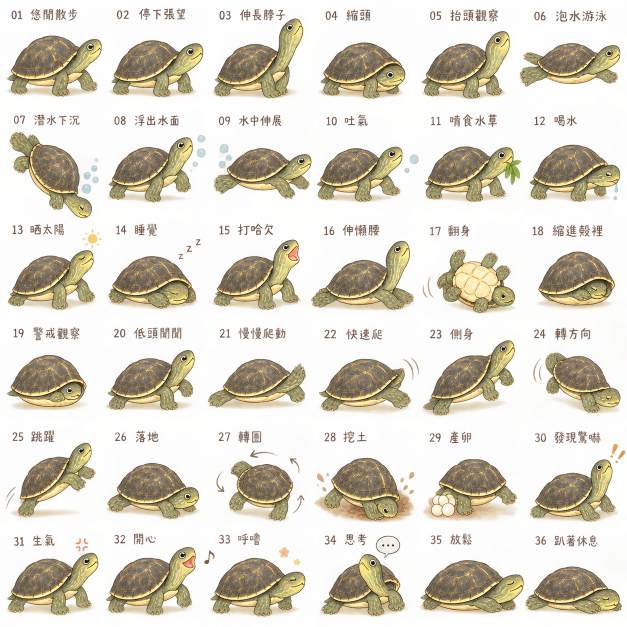
#> input picture reference/sheets/bangui/_v3_archive/proto_36.png, 1254 x 1254 px, found by its file name (shown at 1/2 size)
$ python slice_poses.py
#> lines starting #> are read from the running program, lines starting #| are printed output that depends on the picture; after the words box and inside, x2 and y2 are one past the last pixel; in counts of white or black regions, pixels touching at a corner belong together
"""把 GPT 生成的烏龜姿勢表切成單張圖，放到 assets/poses/<品種>/。

  python tools/slice_poses.py            # 處理所有品種（在 Turtle 資料夾執行）
  python tools/slice_poses.py musk       # 只處理麝香龜

每一格會做這些事：
  1. 去背：洋紅色背景，或 GPT 那種「半透明加雜訊」的假透明背景都能處理
  2. 只保留最大的那塊圖案（烏龜），文字、zzz、泡泡這些分離的小東西會被丟掉
  3. 找出背甲的位置和寬度，把每張縮放到背甲一樣寬，並對齊到同一個基準點
遊戲裡以背甲中心當烏龜的座標，所以所有姿勢換來換去都不會跳動。

每個品種的原始圖放在 reference/sheets/<品種>/；斑龜先處理原型 proto_36.png，
同名的姿勢會被正式版姿勢表覆蓋。預覽圖輸出到 reference/previews/。
"""
import json
import sys
from pathlib import Path

import numpy as np
from PIL import Image
from scipy import ndimage

ROOT = Path(__file__).resolve().parent.parent
POSES_DIR = ROOT / 'assets' / 'poses'
OUT = POSES_DIR  # 處理某個品種時會改成 assets/poses/<品種>

OUT_SIZE = 560            # 輸出每張的尺寸
SHELL_W = 200             # 背甲在輸出圖裡的寬度 (px)
ANCHOR = (250, 300)       # 背甲中心在輸出圖裡的位置

# 原型：proto_36.png（原名 active2.png）是 6×6，順序對應下面這些姿勢
PROTO = {
    'file': 'reference/sheets/bangui/proto_36.png', 'cols': 6, 'rows': 6, 'bg': 'alpha',
    'poses': [
        ('walk_a', '悠閒散步'), ('look', '停下張望'), ('neck_up', '伸長脖子'),
        ('head_in', '縮頭'), ('observe', '抬頭觀察'), ('swim', '泡水游泳'),
        ('dive', '潛水下沉'), ('rise', '浮出水面'), ('float', '水中伸展'),
        ('exhale', '吐氣'), ('nibble', '啃食水草'), ('drink', '喝水'),
        ('bask', '曬太陽'), ('sleep', '睡覺'), ('yawn', '打哈欠'),
        ('stretch', '伸懶腰'), ('flip', '翻身'), ('hide', '縮進殼裡'),
        ('alert', '警戒觀察'), ('sniff', '低頭聞聞'), ('walk_b', '慢慢爬動'),
        ('run', '快速爬'), ('side', '側身'), ('turn', '轉方向'),
        ('jump', '跳躍'), ('land', '落地'), ('spin', '轉圈'),
        ('dig', '挖土'), ('lay_eggs', '產卵'), ('startled', '發現驚嚇'),
        ('angry', '生氣'), ('happy', '開心'), ('purr', '呼嚕'),
        ('think', '思考'), ('relax', '放鬆'), ('rest', '趴著休息'),
    ],
}


GUOHE = {
    'file': 'reference/sheets/Striped Mud/00.png', 'cols': 1, 'rows': 1, 'bg': 'magenta',
    'poses': [('walk_a', '站立')],
}

def guohe_sheets(folder):
    def sheet(name, cols, rows, poses):
        return {'file': f'{folder}/{name}', 'cols': cols, 'rows': rows, 'bg': 'magenta', 'poses': poses}
    return [
        sheet('0A.png', 3, 2, [('walk_a', '散步'), ('walk_b', '慢慢爬'), ('neck_up', '伸長脖子'),
                                ('look', '張望'), ('observe', '抬頭觀察'), ('sniff', '低頭聞聞')]),
        sheet('0B.png', 3, 2, [('bask', '曬太陽'), ('sleep', '睡覺'), ('yawn', '打哈欠'),
                                ('stretch', '伸懶腰'), ('hide', '縮進殼裡'), ('rest', '趴著休息')]),
        sheet('0C.png', 3, 2, [('happy', '開心'), ('startled', '驚嚇'), ('angry', '生氣'),
                                ('purr', '滿足'), ('think', '思考'), ('relax', '放鬆')]),
        sheet('0D.png', 3, 2, [('swim', '游泳'), ('dive', '下潛'), ('rise', '上浮'),
                                ('float', '漂浮'), ('drink', '淺水換氣'), ('nibble', '咬食物')]),
        sheet('0E.png', 2, 2, [(f'swim_{i}', f'游泳{i}') for i in range(1, 5)]),
        sheet('0F.png', 2, 2, [(f'walk_{i}', f'爬行{i}') for i in range(1, 5)]),
        sheet('0G.png', 2, 2, [(f'wag_{i}', f'搖尾巴{i}') for i in range(1, 5)]),
        sheet('0H.png', 2, 2, [(f'shake_{i}', f'搖屁屁{i}') for i in range(1, 5)]),
    ]


RAZOR = {
    'file': 'reference/sheets/Razor-backed Musk/00.png', 'cols': 1, 'rows': 1, 'bg': 'magenta',
    'poses': [('walk_a', '站立')],
}

def razor_sheets(folder):
    def sheet(name, cols, rows, poses):
        return {'file': f'{folder}/{name}', 'cols': cols, 'rows': rows, 'bg': 'magenta', 'poses': poses}
    return [
        sheet('A.png', 3, 2, [('walk_a', '散步'), ('walk_b', '慢慢爬'), ('neck_up', '伸長脖子'),
                               ('look', '張望'), ('observe', '抬頭觀察'), ('sniff', '低頭聞聞')]),
        sheet('B.png', 3, 2, [('bask', '曬太陽'), ('sleep', '睡覺'), ('yawn', '打哈欠'),
                               ('stretch', '伸懶腰'), ('hide', '縮進殼裡'), ('rest', '趴著休息')]),
        sheet('C.png', 3, 2, [('happy', '開心'), ('startled', '驚嚇'), ('angry', '生氣'),
                               ('purr', '滿足'), ('think', '思考'), ('relax', '放鬆')]),
        sheet('D.png', 3, 2, [('swim', '游泳'), ('dive', '下潛'), ('rise', '上浮'),
                               ('float', '漂浮'), ('drink', '淺水換氣'), ('nibble', '咬食物')]),
        sheet('E.png', 2, 2, [(f'swim_{i}', f'游泳{i}') for i in range(1, 5)]),
        sheet('F.png', 2, 2, [(f'walk_{i}', f'爬行{i}') for i in range(1, 5)]),
        # 搖尾巴、搖屁屁的檔名有兩種寫法（早期是 loop_*.png，後來改成 G/H.png），兩種都收
        sheet('loop_wag.png', 2, 2, [(f'wag_{i}', f'搖尾巴{i}') for i in range(1, 5)]),
        sheet('loop_shake.png', 2, 2, [(f'shake_{i}', f'搖屁屁{i}') for i in range(1, 5)]),
        sheet('G.png', 2, 2, [(f'wag_{i}', f'搖尾巴{i}') for i in range(1, 5)]),
        sheet('H.png', 2, 2, [(f'shake_{i}', f'搖屁屁{i}') for i in range(1, 5)]),
    ]


def sheets_in(folder, shell=None):
    """正式版姿勢表（舊格式），每個品種一個資料夾，檔名都一樣。
    shell='dark'：背甲顏色很深、跟皮膚分不開的品種（麝香龜），改用亮度找背甲。"""
    def sheet(name, cols, rows, poses):
        return {'file': f'{folder}/{name}', 'cols': cols, 'rows': rows, 'bg': 'magenta', 'poses': poses, 'shell': shell}
    return [
        sheet('sheet_a.png', 3, 2, [('walk_a', '散步'), ('walk_b', '慢慢爬'), ('look', '張望'),
                                    ('neck_up', '伸長脖子'), ('observe', '抬頭觀察'), ('sniff', '低頭聞聞')]),
        sheet('sheet_b.png', 3, 2, [('bask', '曬太陽'), ('sleep', '睡覺'), ('yawn', '打哈欠'),
                                    ('stretch', '伸懶腰'), ('hide', '縮進殼裡'), ('rest', '趴著休息')]),
        sheet('sheet_c.png', 3, 2, [('happy', '開心'), ('startled', '驚嚇'), ('angry', '生氣'),
                                    ('purr', '滿足'), ('think', '思考'), ('relax', '放鬆')]),
        sheet('sheet_d.png', 3, 2, [('swim', '游泳'), ('dive', '下潛'), ('rise', '上浮'),
                                    ('float', '漂浮'), ('drink', '淺水換氣'), ('nibble', '咬食物')]),
        sheet('loop_swim.png', 2, 2, [(f'swim_{i}', f'游泳{i}') for i in range(1, 5)]),
        sheet('loop_walk.png', 2, 2, [(f'walk_{i}', f'爬行{i}') for i in range(1, 5)]),
        # 搖尾巴、搖屁屁的檔名有兩種寫法（早期是 loop_*.png，後來改成 G/H.png），兩種都收
        sheet('loop_wag.png', 2, 2, [(f'wag_{i}', f'搖尾巴{i}') for i in range(1, 5)]),
        sheet('loop_shake.png', 2, 2, [(f'shake_{i}', f'搖屁屁{i}') for i in range(1, 5)]),
        sheet('G.png', 2, 2, [(f'wag_{i}', f'搖尾巴{i}') for i in range(1, 5)]),
        sheet('H.png', 2, 2, [(f'shake_{i}', f'搖屁屁{i}') for i in range(1, 5)]),
    ]


# 麝香龜的角色參考圖（4×4）：只取面向右的格子，None 表示跳過（面向左或背面）
MUSK_REF = {
    'file': 'reference/sheets/musk/musk_ref.png', 'cols': 4, 'rows': 4, 'bg': 'magenta', 'shell': 'dark',
    'poses': [
        ('walk_a', '站立'), None, ('relax', '站著放鬆'), None,
        ('think', '轉頭看'), None, ('neck_up', '伸長脖子'), ('stretch', '往前伸脖子'),
        ('rest', '趴低'), ('walk_b', '慢慢爬'), ('observe', '抬頭觀察'), ('sniff', '低頭聞聞'),
        ('hide', '縮頭'), ('angry', '張嘴'), ('run', '快步走'), ('happy', '抬腳'),
    ],
}

def bangui_4dir_sheets(folder):
    views = ['R', 'L', 'F', 'B']
    move = ['walk_a', 'walk_b', 'look', 'neck_up', 'observe', 'sniff']
    rest = ['bask', 'sleep', 'yawn', 'stretch', 'hide', 'rest']
    mood = ['happy', 'startled', 'angry', 'purr', 'think', 'relax']
    water = ['swim', 'dive', 'rise', 'float', 'drink', 'nibble']
    # [6 lines left out: function mk6x4, not called in this run]
    def mk4x6(name, actions):
#> called with name = '1.png'
        poses = []
        for a in actions:
            for v in views:
                poses.append((f"{a}_{v}", f"{a} {v}"))
        return {'file': f"{folder}/{name}", 'cols': 4, 'rows': 6, 'bg': 'magenta', 'poses': poses}
    # 列＝視角、欄＝幀（5.png、7.png 是這樣排）
    def mkLoop(name, base):
#> called with name = '5.png', base = 'swim'
        poses = []
        for v in views:
            for c in range(4):
                poses.append((f"{base}_{c+1}_{v}", f"{base}{c+1} {v}"))
        return {'file': f"{folder}/{name}", 'cols': 4, 'rows': 4, 'bg': 'magenta', 'poses': poses}

    # 欄＝視角、列＝幀（6.png、8.png 是這樣排，跟上面相反）
    def mkLoopT(name, base):
#> called with name = '6.png', base = 'walk'
        poses = []
        for c in range(4):
            for v in views:
                poses.append((f"{base}_{c+1}_{v}", f"{base}{c+1} {v}"))
        return {'file': f"{folder}/{name}", 'cols': 4, 'rows': 4, 'bg': 'magenta', 'poses': poses}
    # 0.png 跟 1.png 是同一組動作，但它是「每個動作 4 視角連在一起」跨欄換行的排法，
    # 版面不規則又會被 1.png 覆蓋，所以不用它。
    return [
        mk4x6('1.png', move),
        mk4x6('2.png', rest),
        mk4x6('3.png', mood),
        mk4x6('4.png', water),
        mkLoop('5.png', 'swim'),
        mkLoopT('6.png', 'walk'),
        mkLoop('7.png', 'wag'),
        mkLoopT('8.png', 'shake'),
    ]


# 每個品種用哪些來源；後面的會覆蓋前面同名的姿勢
SPECIES = {
    'bangui': [PROTO, *sheets_in('reference/sheets/bangui'), *bangui_4dir_sheets('reference/sheets/bangui')],
    'musk': [MUSK_REF, *sheets_in('reference/sheets/musk', shell='dark')],
    'map': sheets_in('reference/sheets/map'),
    'slider': sheets_in('reference/sheets/slider'),
    'painted': sheets_in('reference/sheets/painted'),
    'european': [*sheets_in('reference/sheets/european')],
    'Striped Mud': [GUOHE, *guohe_sheets('reference/sheets/Striped Mud')],
    'Razor-backed Musk': [RAZOR, *razor_sheets('reference/sheets/Razor-backed Musk')],
}


def clean_alpha(cell: np.ndarray, bg: str) -> np.ndarray:
    """回傳 0~1 的不透明度。"""
    rgb = cell[..., :3].astype(np.float32)
    if bg == 'magenta':
        # 離洋紅色越遠越不透明
        d = np.sqrt(((rgb - [255, 0, 255]) ** 2).sum(-1))
        return np.clip((d - 60) / 90, 0, 1)
    a = cell[..., 3].astype(np.float32)
    return np.clip((a - 60) / 150, 0, 1)


def keep_main_blob(alpha: np.ndarray) -> np.ndarray:
    """只留下最大的一塊（烏龜本體），加上面積夠大、可能是身體一部分的區塊。"""
    solid = alpha > 0.5
    labels, n = ndimage.label(solid)
    if n == 0:
        return np.zeros_like(alpha)
    sizes = ndimage.sum(solid, labels, range(1, n + 1))
    keep_ids = [i + 1 for i, s in enumerate(sizes) if s >= sizes.max() * 0.25]
    mask = np.isin(labels, keep_ids)
    # 往外擴 2px，把反鋸齒的邊緣留住
    mask = ndimage.binary_dilation(mask, iterations=2)
    return alpha * mask


# [16 lines left out: function find_shell_dark, not called in this run]


def find_shell(rgb: np.ndarray, alpha: np.ndarray):
    """背甲是偏暗、低飽和度的灰褐色（皮膚是飽和的橄欖綠、腹甲是亮米黃）。
    回傳 (中心x, 中心y, 寬度)；找不到回傳 None。"""
    c = rgb[..., :3].astype(np.float32)
    r, g = c[..., 0], c[..., 1]
    mx, mn = c.max(-1), c.min(-1)
    sat = (mx - mn) / np.maximum(mx, 1)
    lum = c @ [0.299, 0.587, 0.114]
    # 背甲偏紅褐（紅 ≥ 綠）、皮膚偏綠（綠 ≥ 紅）；背甲上的金色斑點靠後面的 closing 補起來
    m = (alpha > 0.8) & (lum < 150) & (r - g >= 2) & ((sat < 0.35) | (r - g > 20))
    k = max(3, round(alpha.shape[1] / 70))  # 格子越大，形態處理越強
    # 先把被盾片紋路切開的碎塊合起來，再去掉細長的腳
    core = ndimage.binary_closing(m, iterations=k)
    core = ndimage.binary_fill_holes(core)
    core = ndimage.binary_opening(core, iterations=k + 2)
    labels, n = ndimage.label(core)
    if n == 0:
        return None
    sizes = ndimage.sum(core, labels, range(1, n + 1))
    biggest = labels == (int(np.argmax(sizes)) + 1)
    # 背甲至少要佔整隻烏龜的 30%（翻身露出腹甲時會抓不到）
    if sizes.max() < (alpha > 0.5).sum() * 0.3:
        return None
    ys, xs = np.nonzero(biggest)
    x0, x1 = xs.min() - 3, xs.max() + 3
    return (x0 + x1) / 2, (ys.min() + ys.max()) / 2, x1 - x0


def process_sheet(spec, results, report):
    path = ROOT / spec['file']
    if not path.exists():
        return
    OUT.mkdir(parents=True, exist_ok=True)
    img = np.array(Image.open(path).convert('RGBA'))
#> img is the input picture: shape (1254, 1254, 4); mean R, G, B, A 158.1, 134.5, 90.4, 86.6
    h, w = img.shape[:2]
    cw, ch = w / spec['cols'], h / spec['rows']
    # 第一輪：每格去背、找背甲
    cells = []
    for idx, entry in enumerate(spec['poses']):
        if entry is None:
            continue
        key, name = entry
        r, c = divmod(idx, spec['cols'])
        cell = img[round(r * ch):round((r + 1) * ch), round(c * cw):round((c + 1) * cw)]
        alpha = keep_main_blob(clean_alpha(cell, spec['bg']))
        if alpha.max() == 0:
            report.append(f'  ✗ {key:9} {name}：這格是空的')
            continue
        finder = find_shell_dark if spec.get('shell') == 'dark' else find_shell
        cells.append((key, name, cell, alpha, finder(cell, alpha)))
#> this loop made 36 passes
#> keep_ids in keep_main_blob on passes 1, 5, 6, 7, 8, 13, 14, 18: [17], [19], [21], [16], [16], [20], [15], [22]
#> pass 1, in keep_main_blob, `solid = alpha > 0.5`:
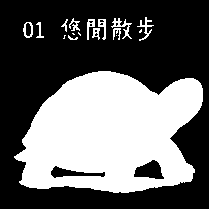
#> solid: shape (209, 209) bool; 39.6% white; 17 white regions (5 under 20 px), largest, box (x1, y1, x2, y2) and area: (14, 71, 203, 193) 16498, (111, 18, 132, 39) 132, (137, 17, 154, 41) 112
#> after the loop:
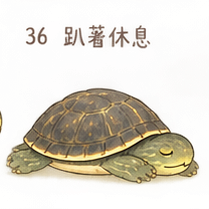
#> cell: shape (209, 209, 4); mean R, G, B, A 159.5, 142.9, 93, 79.2; transparent parts drawn white
#> after the loop, cells = 36 items; report = ['reference/sheets/bangui/proto_36.png']

    # 同一張表裡 GPT 畫的烏龜一樣大，用背甲寬的中位數決定縮放，避免個別格子偵測誤差造成忽大忽小
    widths = [sh[2] for *_, sh in cells if sh]
#> widths = 35 values, max 195 at index 19, min 129 at index 32, mean 158.9
    if not widths:
        return
    scale = SHELL_W / float(np.median(widths))
#> scale = 1.27

    # 第二輪：縮放、以背甲中心對齊、輸出
    for key, name, cell, alpha, shell in cells:
        if shell:
            cx, cy = shell[0], shell[1]
        else:
            ys, xs = np.nonzero(alpha > 0.5)
            cx, cy = (xs.min() + xs.max()) / 2, (ys.min() + ys.max()) / 2

        rgba = cell.copy()
        if spec['bg'] == 'magenta':
            # 半透明的邊緣混到了洋紅色背景，把它扣掉，不然會有一圈粉紅邊
            a = np.maximum(alpha, 1e-3)[..., None]
            rgb = (cell[..., :3].astype(np.float32) - (1 - a) * [255, 0, 255]) / a
            rgba[..., :3] = np.clip(rgb, 0, 255).astype(np.uint8)
        rgba[..., 3] = (alpha * 255).astype(np.uint8)
        rgba[alpha == 0] = 0
        src = Image.fromarray(rgba)
        src = src.resize((max(1, round(src.width * scale)), max(1, round(src.height * scale))), Image.LANCZOS)
        out = Image.new('RGBA', (OUT_SIZE, OUT_SIZE))
        ox, oy = round(ANCHOR[0] - cx * scale), round(ANCHOR[1] - cy * scale)
        out.alpha_composite(src, (max(0, ox), max(0, oy)), (max(0, -ox), max(0, -oy)))

        # 檢查有沒有被裁到
        bbox = src.getbbox()
        clipped = bbox and (ox + bbox[0] < 0 or oy + bbox[1] < 0 or
                            ox + bbox[2] > OUT_SIZE or oy + bbox[3] > OUT_SIZE)

        out.save(OUT / f'{key}.png', optimize=True)
        # 腳底（最低的不透明像素）在背甲中心下方多遠，以背甲寬為單位；遊戲用它讓烏龜貼地
        rows = np.nonzero(np.array(out)[..., 3].max(1) > 128)[0]
        bottom = (rows.max() - ANCHOR[1]) / SHELL_W if len(rows) else 0.4
        results[key] = {'file': f'{key}.png', 'name': name, 'source': spec['file'],
                        'shellFound': bool(shell), 'bottom': round(float(bottom), 3)}
        note = [] if shell else ['找不到背甲，改用整體範圍對齊']
        if clipped:
            note.append('超出邊界被裁切')
        if scale > (2.2 if spec is PROTO else 1.3):
            note.append(f'放大 {scale:.1f} 倍，會有點糊')
        report.append(f'  {"⚠" if note else "✓"} {key:9} {name} {"、".join(note)}')
#> this loop made 36 passes
#> (key, name, shell, cx, cy, ox, oy, bbox) on pass 17: ('flip', '翻身', None, 115.5, 144.5, 104, 117, (45, 100, 249, 265))
#> pass 1, in process_sheet, `src = src.resize((max(1, round(src.width * scale)), max(1, round(src.h..`:
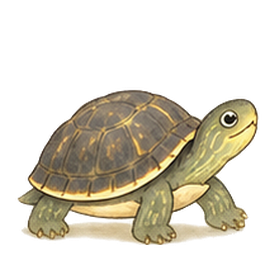
#> src: PIL image 265x265 RGBA; mean R, G, B, A 63.1, 57, 41.8, 95.7; transparent parts drawn white
#> pass 1, in process_sheet, `out.save(OUT / f'{key}.png', optimize=True)`:
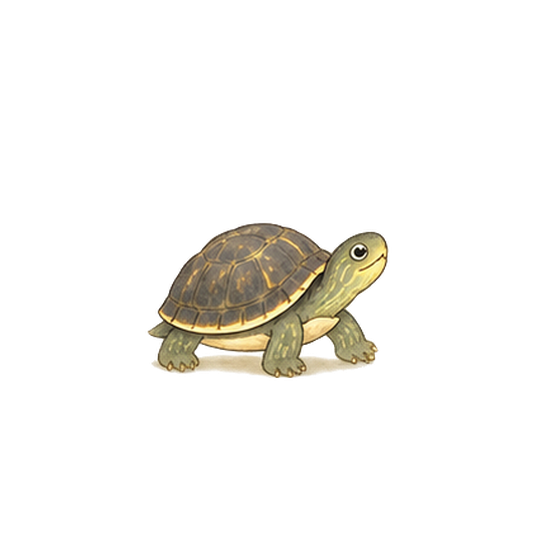
#> saved as walk_a.png: PIL image 560x560 RGBA; mean R, G, B, A 14.1, 12.8, 9.3, 21.4; transparent parts drawn white
#> after the loop:
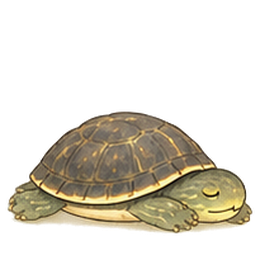
#> src: PIL image 265x265 RGBA; mean R, G, B, A 46.9, 42.1, 30.7, 74; transparent parts drawn white
#> after the loop, report = 37 items, first 6: 'reference/sheets/bangui/proto_36.png', '  ✓ walk_a    悠閒散步 ', '  ✓ look      停下張望 ', '  ✓ neck_up   伸長脖子 ', '  ✓ head_in   縮頭 ', '  ✓ observe   抬頭觀察 '; results = 36 items


def contact_sheet(results, path):
    keys = list(results)
    cols = 8
    size = 150
    rows = (len(keys) + cols - 1) // cols
    sheet = Image.new('RGB', (cols * size, rows * size), (30, 60, 70))
    for i, key in enumerate(keys):
        im = Image.open(OUT / results[key]['file']).resize((size, size), Image.LANCZOS)
        r, c = divmod(i, cols)
        tile = Image.new('RGB', (size, size), (40, 80, 95) if (r + c) % 2 else (55, 95, 105))
        tile.paste(im, (0, 0), im)
        # 標出基準點
        ax, ay = ANCHOR[0] * size // OUT_SIZE, ANCHOR[1] * size // OUT_SIZE
        for d in range(-3, 4):
            tile.putpixel((ax + d, ay), (255, 80, 80))
            tile.putpixel((ax, ay + d), (255, 80, 80))
        sheet.paste(tile, (c * size, r * size))
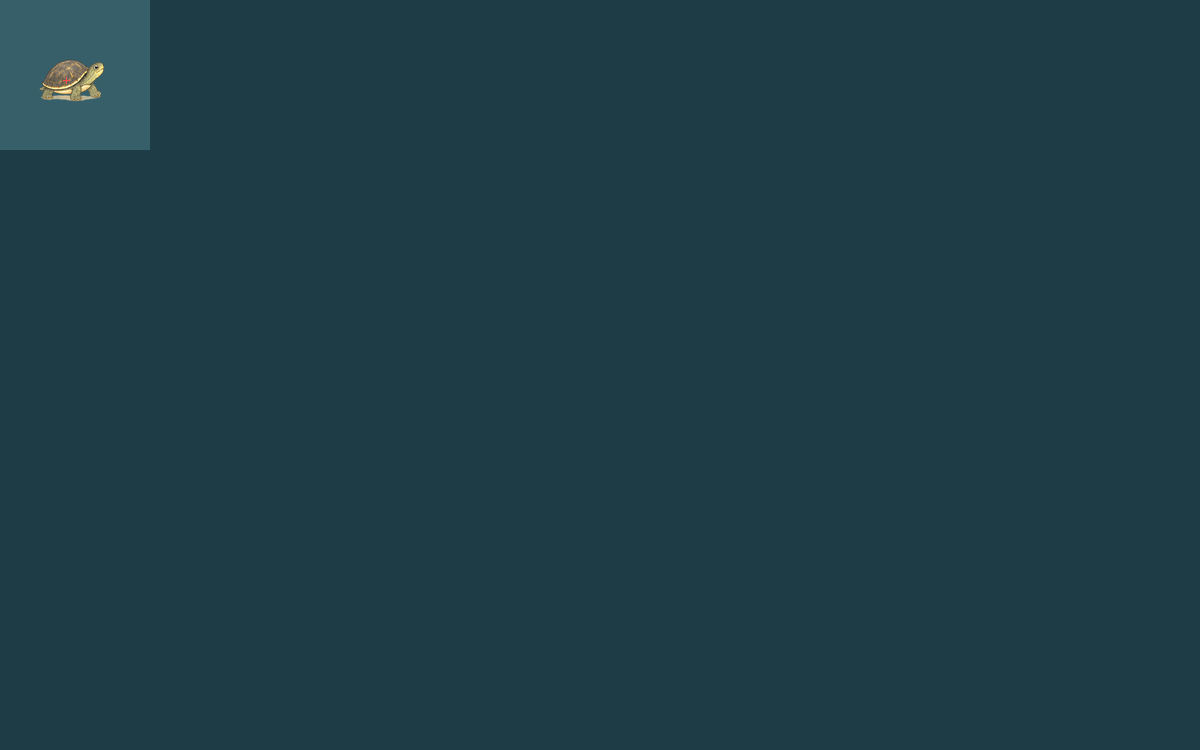
#> sheet: PIL image 1200x750 RGB; mean R, G, B 30.8, 61, 70.9
    sheet.save(path)
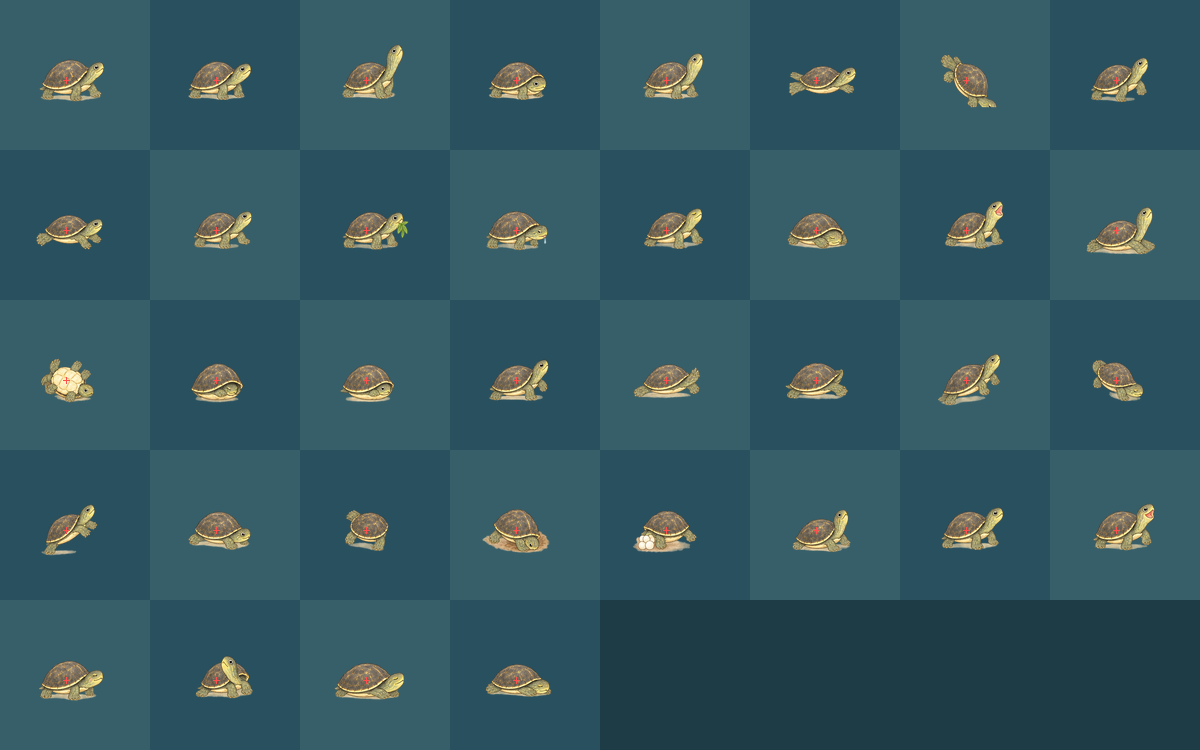
#> saved as poses_preview_bangui.png: PIL image 1200x750 RGB; mean R, G, B 52.7, 88.1, 97.1


def slice_species(species, sources, preview_dir):
    global OUT
    OUT = POSES_DIR / species
    results, report = {}, []
    for spec in sources:
        if (ROOT / spec['file']).exists():
            report.append(spec['file'])
            process_sheet(spec, results, report)
    if not results:
        print(f'[{species}] 還沒有姿勢表，略過')
        return
    OUT.mkdir(parents=True, exist_ok=True)
    meta = {'size': OUT_SIZE, 'anchor': ANCHOR, 'shellWidth': SHELL_W, 'poses': results}
    (OUT / 'poses.json').write_text(json.dumps(meta, ensure_ascii=False, indent=2), encoding='utf-8')
    preview_dir.mkdir(parents=True, exist_ok=True)
    preview = preview_dir / f'poses_preview_{species}.png'
    contact_sheet(results, preview)
    print(f'[{species}]')
    print('\n'.join(report))
    print(f'共 {len(results)} 個姿勢 → {OUT}\n預覽圖 → {preview}\n')


def main():
    wanted = sys.argv[1:] or list(SPECIES)
    unknown = [w for w in wanted if w not in SPECIES]
    if unknown:
        sys.exit(f'不認識的品種：{unknown}，可用的有 {list(SPECIES)}')
    for species in wanted:
        slice_species(species, SPECIES[species], ROOT / 'reference' / 'previews')
    # 索引：哪些品種有姿勢圖（遊戲只載入這些，避免去抓不存在的檔案）
    ready = sorted(d.name for d in POSES_DIR.iterdir() if (d / 'poses.json').exists())
#> ready = ['Razor-backed Musk', 'Striped Mud', 'bangui']
    (POSES_DIR / 'index.json').write_text(json.dumps(ready), encoding='utf-8')
    print(f'有姿勢圖的品種：{ready}')
#| 有姿勢圖的品種：['Razor-backed Musk', 'Striped Mud', 'bangui']


if __name__ == '__main__':
    main()
